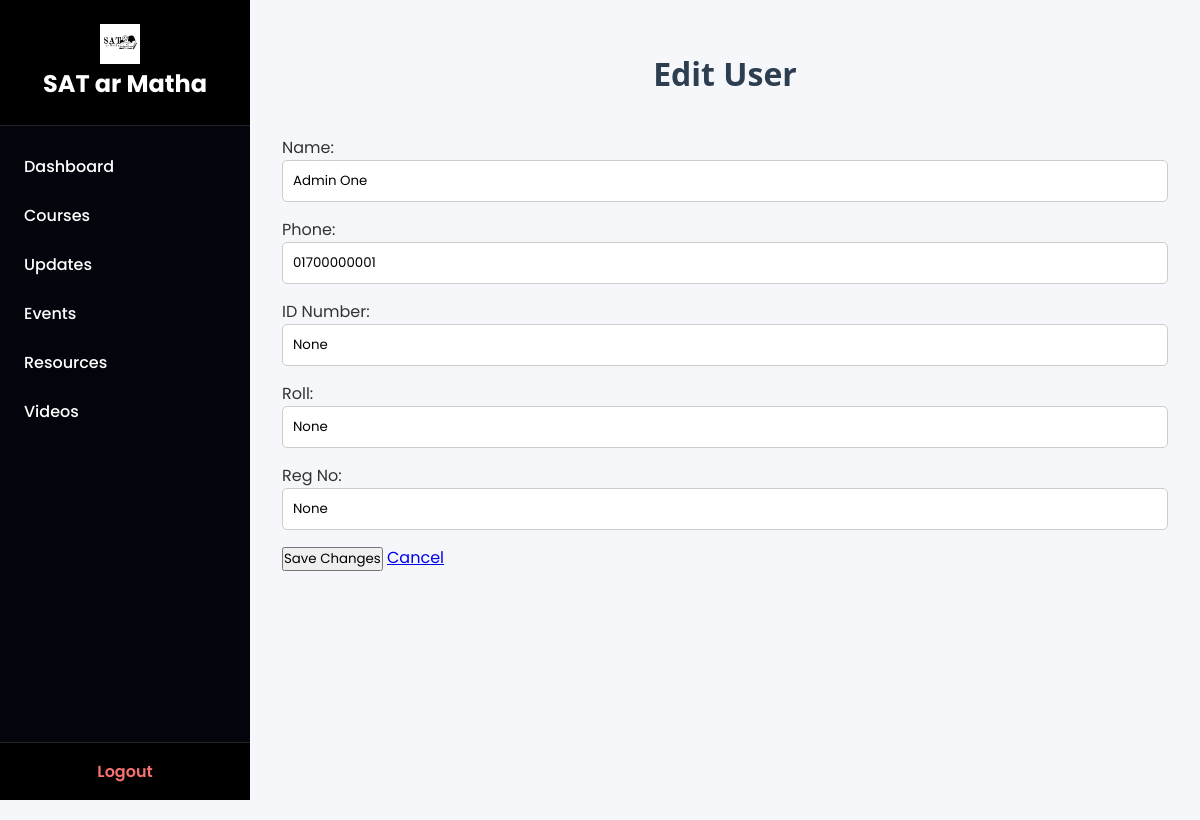
Page /edit-user/1 on the earlier database version.
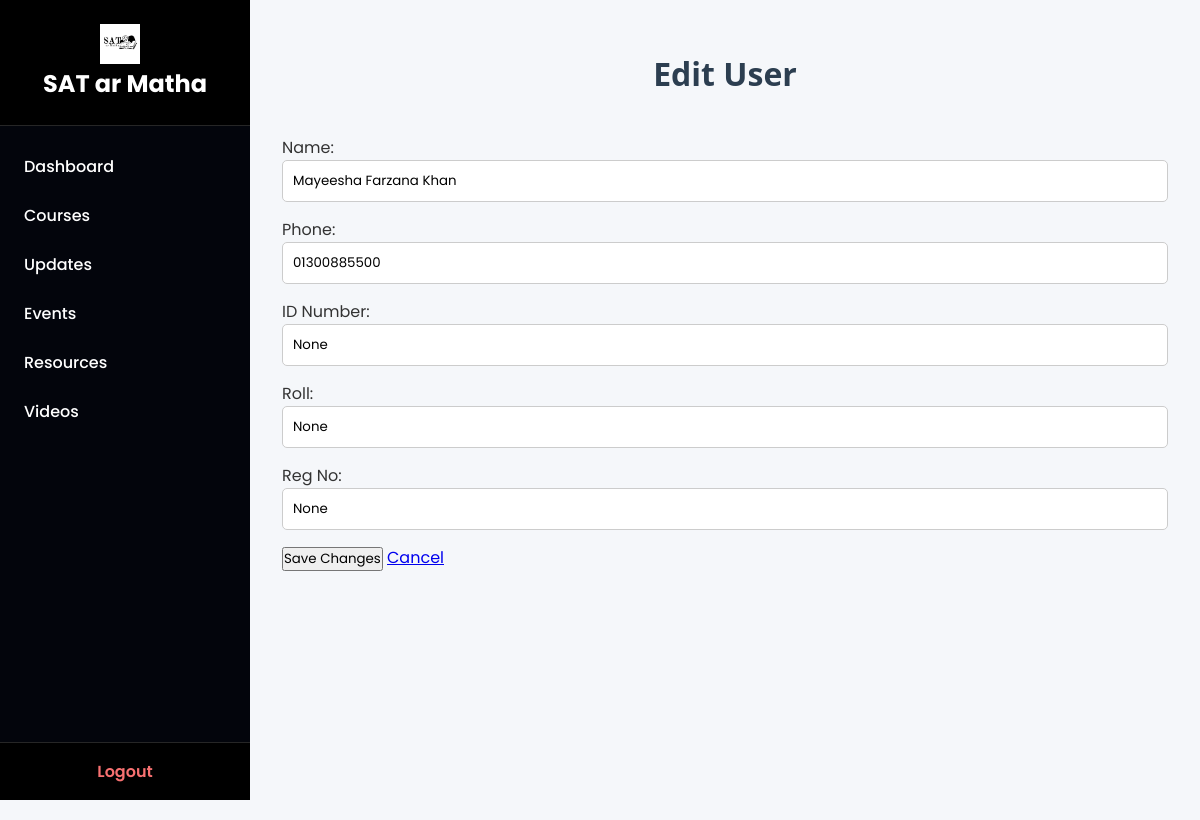
Same page on the later database version.
### tables this page shows
CREATE TABLE users (
        id INTEGER PRIMARY KEY AUTOINCREMENT,
        name TEXT NOT NULL,
        role TEXT NOT NULL,
        id_num TEXT,
        roll TEXT,
        reg_no TEXT,
        photo TEXT,
        phone TEXT,
        password_hash TEXT NOT NULL
    );

### app.py (the view, shortened to what this page needs)
@app.route('/edit-user/<int:user_id>', methods=['GET', 'POST'])
def edit_user(user_id):
    conn = sqlite3.connect('database.db')
    conn.row_factory = sqlite3.Row
    c = conn.cursor()
    c.execute("SELECT * FROM users WHERE id = ?", (user_id,))
    user = c.fetchone()
    conn.close()
    if not user:
        return "User not found", 404
    return render_template('edit_user.html', user=user)

### app.py (called while the page is built)
@app.context_processor
def inject_user_role():
    return dict(role=session.get('role'))

@app.context_processor
def inject_user_role():
    return dict(role=session.get('role'))

### templates/edit_user.html
{% extends 'dashboard_base.html' %}
{% block content %}
<h2>Edit User</h2>
<form method="POST">
    <label>Name:</label>
    <input type="text" name="name" value="{{ user.name }}" required><br>
    <label>Phone:</label>
    <input type="text" name="phone" value="{{ user.phone }}"><br>
    <label>ID Number:</label>
    <input type="text" name="id_num" value="{{ user.id_num }}"><br>
    <label>Roll:</label>
    <input type="text" name="roll" value="{{ user.roll }}"><br>
    <label>Reg No:</label>
    <input type="text" name="reg_no" value="{{ user.reg_no }}"><br>
    <button type="submit">Save Changes</button>
    <a href="{{ url_for('manage_users') }}">Cancel</a>
</form>
{% endblock %}

Differences in the rows shown:
changed users: name "Admin One" → "Mayeesha Farzana Khan"; phone "01700000001" → "01300885500"
